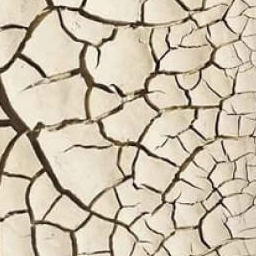
#> input picture data/texture1.jpg, 256 x 256 px, given in place of texture0.png, which was not available
$ python -i harrison_synthesis.py   (imports and definitions only)
#> lines starting #> are read from the running program, lines starting #| are printed output that depends on the picture; pictures that were not available may be replaced by others from this repository, and a replacement may not be noted
### code/appearance_space.py
import numpy as np
import cv2
from sklearn.decomposition import PCA
from sklearn.neighbors import NearestNeighbors
from PIL import Image
from skimage.filters import sobel
import matplotlib.pyplot as plt


CORR_DELTA = np.array([[1,1], [1,-1], [-1,1], [-1,-1]])


def get_appearance_space_vector(im, surrounding_size, feature_distance=True):
    dims = 4 if feature_distance else 3
    grayscale_im = cv2.cvtColor(im,cv2.COLOR_RGB2GRAY)
    edges = sobel(grayscale_im)
    edges = 1 - edges

    vector_im = np.zeros((im.shape[0], im.shape[1], dims * (2 * surrounding_size + 1)**2))
    for i in range(surrounding_size, im.shape[0] - surrounding_size):
        for j in range(surrounding_size, im.shape[1] - surrounding_size):
            patch = im[i - surrounding_size:i + surrounding_size+1, j - surrounding_size:j + surrounding_size+1, :]
            if feature_distance:
                patch_edges = edges[i - surrounding_size:i + surrounding_size + 1, j - surrounding_size:j + surrounding_size + 1]
                patch_edges = np.expand_dims(patch_edges, axis=2)
                patch = np.concatenate([patch, patch_edges], axis=2)
            patch = np.reshape(patch, (dims * (2 * surrounding_size + 1)**2,))
            vector_im[i - surrounding_size, j - surrounding_size] = patch
    return conduct_pca(vector_im)


def conduct_pca(image_with_features, desired_dimensions=8):
    original_shape = image_with_features.shape
    image_with_features = np.reshape(image_with_features, (image_with_features.shape[0] * image_with_features.shape[1], image_with_features.shape[2]))
    pca = PCA(n_components=desired_dimensions)
    new_features = pca.fit_transform(image_with_features)
    new_features = np.reshape(new_features, (original_shape[0], original_shape[1], desired_dimensions))
    return new_features, pca

# [43 lines left out: functions get_adj_neighborhoods, get_neighborhoods, get_nearest_neighbors, not called in this run]


# [5 lines that do not run on import are left out]

### code/harrison_synthesis.py
import os
import cv2
import numpy as np
from random import shuffle
import time
from appearance_space import get_appearance_space_vector
import matplotlib.pyplot as plt

SOURCE_PATH = '../data/'
OUTPUT_PATH = '../out/'

N = 30
M = 80
DISPERSION = 30
STEPS = 8

def calculate_error(feature_vectors, target_features, dispersion):
    err = 0
    for i in range(len(feature_vectors)):
        cur_feature = feature_vectors[i]
        target_feature = target_features[i]
        cur_feature /= dispersion
        target_feature /= dispersion
        features = np.square(cur_feature-target_feature) + 1
        product = 1
        for f in features:
            product *= f
        err += np.log(product)
    return err


def best_neighbor(n_candidates, all_candidates, position, texture, original_mappings, as_image, dispersion):
    y, x = position
    original_height, original_width, _ = texture.shape
    feature_vectors = []
    offsets = list((candidate_y - y, candidate_x - x) for candidate_y, candidate_x in n_candidates)
    for candidate in all_candidates:
        candidate_y, candidate_x = candidate
        vec = []
        for offset_y, offset_x in offsets:
            feature_y = (candidate_y + offset_y) % original_height
            feature_x = (candidate_x + offset_x) % original_width
            vec.append(as_image[feature_y, feature_x])
        feature_vectors.append(vec)
    target_feature = list(as_image[original_mappings[candidate][0], original_mappings[candidate][1]] for candidate in n_candidates)

    min_error, index = None, None
    for i in range(len(feature_vectors)):
        vec = feature_vectors[i]
        cur_error = calculate_error(vec, target_feature, dispersion)
        if min_error == None or cur_error < min_error:
            index = i
            min_error = cur_error
    return all_candidates[index]


def n_nearest_neighbors(coord, original_mappings, mask, N, original_shape):
    y, x = coord
    original_height, original_width = original_shape
    n_candidates = []
    ys, xs = np.nonzero(mask)
    indices = zip(ys, xs)
    distances = dict()
    for cur_y, cur_x in indices:
        dist = int(np.sqrt((cur_y - y)**2 + (cur_x - x)**2))
        if dist in distances.keys():
            distances[dist].append((cur_y, cur_x))
        else:
            distances[dist] = [(cur_y, cur_x)]
    dist_keys = list(distances.keys())
    dist_keys = sorted(dist_keys)
    for dist in dist_keys:
        for coord in distances[dist]:
            if len(n_candidates) < N:
                n_candidates.append(coord)
            else:
                break
        if not(len(n_candidates) < N):
                break

    n_candidates = n_candidates[:N]
    n_offset_candidates = []
    for i in range(N):
        candidate_y, candidate_x = n_candidates[i]
        original_y, original_x = original_mappings[candidate_y, candidate_x]
        offset_candidate_y = (original_y + (y - candidate_y)) % original_height
        offset_candidate_x = (original_x + (x - candidate_x)) % original_width
        offset_candidate = (offset_candidate_y,offset_candidate_x)
        n_offset_candidates.append(offset_candidate)

    return n_candidates, n_offset_candidates

def count_true_vals(arr):
    return len(np.nonzero(arr)[0])

def update(texture, new_img, mappings_to_texture, mask, new_coordinates, original_coordinates):
    new_img[new_coordinates] = texture[original_coordinates]
    mappings_to_texture[new_coordinates] = original_coordinates
    mask[new_coordinates] = True

def synthesize_texture(texture, N, M, dispersion, steps, scale=2, p=0.8):
    height, width, channels = texture.shape
    new_height, new_width = scale*height, scale*width
    new_img = np.zeros((new_height, new_width, channels))
    mappings_to_texture = np.zeros((new_height, new_width, 2)).astype(np.uint8)
    mask = np.zeros((new_height, new_width)).astype(bool)
    as_image, _ = get_appearance_space_vector(texture, 2)
    all_new_coordinates = list((y, x) for y in range(new_height) for x in range(new_width))

    for step in range(0, steps + 1):
        shuffle(all_new_coordinates)
        for i in range(int(new_height * new_width * (p ** (steps - step)))):
            new_coordinates = new_y, new_x = all_new_coordinates[i]
            if count_true_vals(mask) < N:
                original_coordinates = original_y, original_x = np.random.randint(0, height), np.random.randint(0, width)
                update(texture, new_img, mappings_to_texture, mask, new_coordinates, original_coordinates)
            else:
                n_candidates, n_offset_candidates = n_nearest_neighbors(new_coordinates, mappings_to_texture, mask, N, (height, width))
                m_offset_candidates = [(np.random.randint(0, height), np.random.randint(0, width)) for _ in range(M)]
                all_candidates = n_offset_candidates + m_offset_candidates
                best_candidate = best_neighbor(n_candidates, all_candidates, new_coordinates, texture, mappings_to_texture, as_image, dispersion)
                update(texture, new_img, mappings_to_texture, mask, new_coordinates, best_candidate)
    return new_img

def synthesis():
    for i in range(0, 16):
        path = SOURCE_PATH + "texture" + str(i) + ".png"
        texture = cv2.imread(path)
#> texture is the input picture: shape (256, 256, 3); mean B, G, R 172.1, 192, 203.6
        if texture.shape[0] > 100:
            texture = cv2.resize(texture, (100, 100))
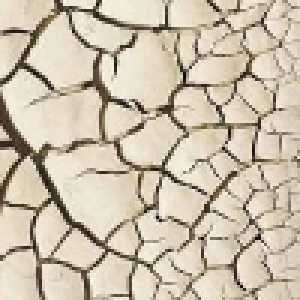
#> texture: shape (100, 100, 3) (shown 3 times larger); mean B, G, R 172.1, 191.9, 203.6
            cv2.imwrite(path, texture)
        texture = cv2.cvtColor(texture, cv2.COLOR_RGB2BGR)
        texture = texture.astype(np.float32) / 255.0
        print("synthesizing image", str(i))

        start = time.time()
        output = synthesize_texture(texture, N, M, DISPERSION, STEPS)
#> in get_appearance_space_vector, `grayscale_im = cv2.cvtColor(im,cv2.COLOR_RGB2GRAY)`:
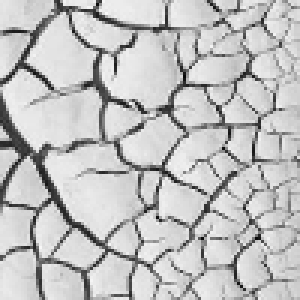
#> grayscale_im: shape (100, 100) float32 (shown 3 times larger); min 0.0332, max 0.979, mean 0.757
#> in get_appearance_space_vector, `edges = sobel(grayscale_im)`:
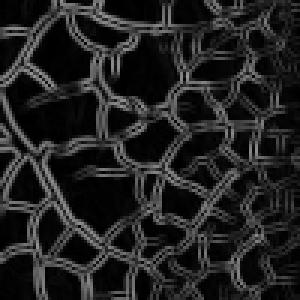
#> edges: shape (100, 100) float32 (shown 3 times larger); min 0, max 0.605, mean 0.134
#> in get_appearance_space_vector, `edges = 1 - edges`:
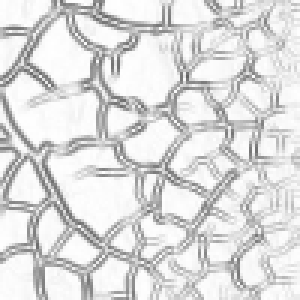
#> edges: shape (100, 100) float32 (shown 3 times larger); min 0.395, max 1, mean 0.866
        end = time.time()

        output = (output * 255).astype(np.uint8)
        output = cv2.cvtColor(output, cv2.COLOR_RGB2BGR)
        cv2.imwrite(os.path.join(OUTPUT_PATH + "texture" + str(i) + "result.png"), output)
        print("wrote image", i, "in", start-end, "seconds")

#> (the run stopped early here; a loop or call above may not have finished)
